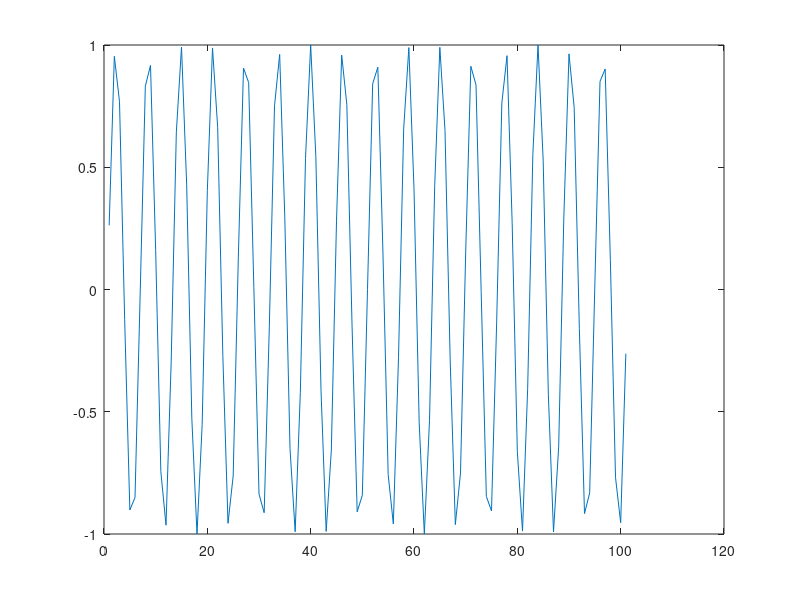

Reproduce this figure in MATLAB.
% Octave Script
% Title           :Funciones Trascendentes: Trigonométricas, Logarítmicas y Exponenciales (Ejercicio7)
% Correo          :orlandourbanotrejo@gmail.com
% Description     :Script para graficar funciones y determinar que tipo de funcion es.
% Author          :Orlando Urbano Trejo (Starlord)
% Date            :23_11_2021
% Version         :1
% Usage           :octave>path/Ejercicio7
%                 :Requiere aplicación octave, usar linea de comandos
%                 :https://octaveintro.readthedocs.io/en/latest/index.html

clear
disp ('Función7');
% Dominio de la función
v=-50:1:50
% Regla de correspondencia
fx = sin(v)
disp ('La función seno es una función real');
disp ('El dominio de la función es (-∞, ∞)');
disp ('El rango de la función es de [-1,1]');
disp ('Los puntos donde f(x)=0 son los puntos (2π, 0), (0,0)');
% Plotear función
plot (fx)
